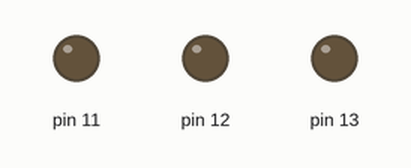
The sketch below on a simulated Arduino Uno, built with avr-gcc and run on an emulated ATmega328P. Parts: output pins drawn as LEDs (lit = HIGH).

Above: at 0.5 s.
At 2.5 s:
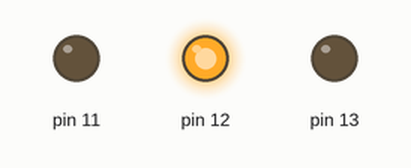
At 3.5 s:
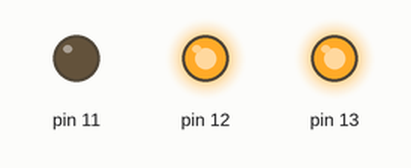
At 4.5 s:
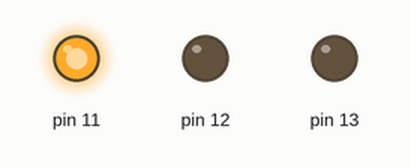
At 6.5 s:
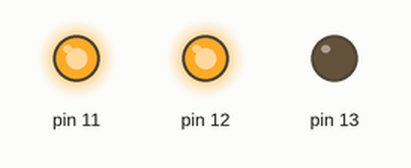
At 9.5 s:
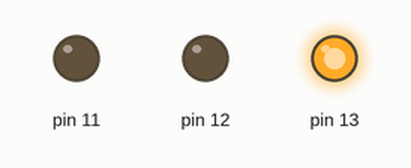
Timing chart, 0 to 10.4 s (numbered marks = the images above):
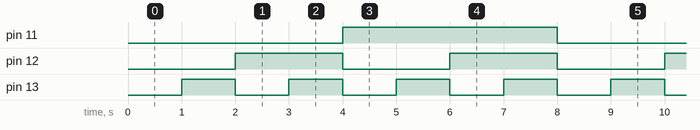

Measured:
- by itself, pin 11: alternates HIGH for 4.0 s and LOW for 4.0 s
- by itself, pin 12: alternates HIGH for 2.0 s and LOW for 2.0 s
- by itself, pin 13: alternates HIGH for 1.0 s and LOW for 1.0 s

The sketch:

Q16_3bit.ino
```cpp
int flag;
int n;

void setup()
{
  pinMode(11, OUTPUT);
  pinMode(12, OUTPUT);
  pinMode(13, OUTPUT);
}

void loop()
{
  digitalWrite(11, LOW);
  digitalWrite(12, LOW);
  digitalWrite(13, LOW);
  n= flag%8;

  if (n == 1 || n == 3 || n == 5 || n == 7)
    digitalWrite(13, HIGH);
  if (n == 2 ||n ==3 || n == 6 ||n ==7)
    digitalWrite(12,HIGH);
  if (n == 4 || n == 5 || n == 6 ||n == 7)
    digitalWrite(11, HIGH);
  delay(1000);
  flag = flag +1;
}
```
